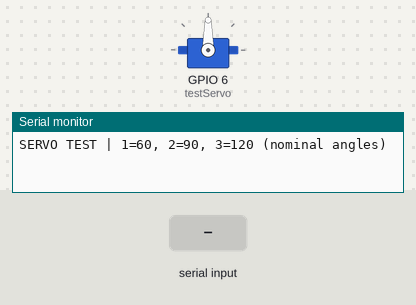
The sketch below on a simulated ESP32-S3. Parts: servo, the last lines printed to the serial monitor. Inputs (shaded band) come from the test bench.

Above: at 2.2 s.
2.3 s: "1" received over Serial
At 3.5 s:
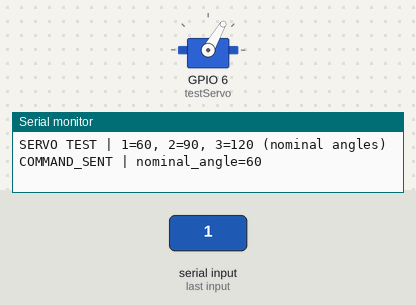
3.8 s: "3" received over Serial
At 4.9 s:
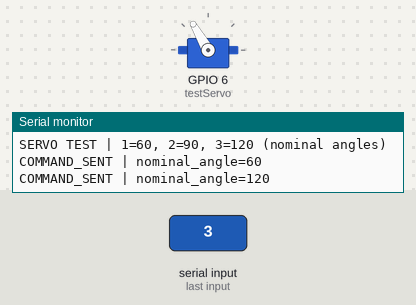
5.3 s: "2" received over Serial
At 6.0 s:
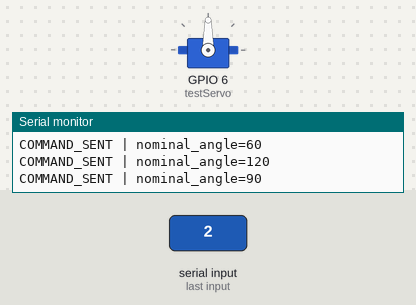
Timing chart, 0 to 8.3 s (numbered marks = the images above; inputs shaded):
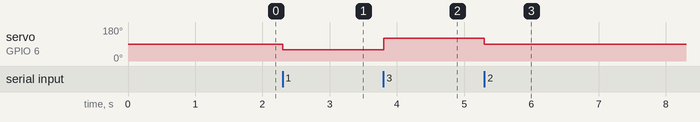

Measured:
- after the input at 2.3 s, servo on GPIO 6 (testServo): 90° → 60° at once
- after the input at 3.8 s, servo on GPIO 6 (testServo): 60° → 120° at once
- after the input at 5.3 s, servo on GPIO 6 (testServo): 120° → 90° at once

The sketch:

04_servo_manual.ino
```cpp
// Unloaded positional servo bench test, ESP32-S3 GPIO6.
// Servo power: separate regulated 5 V supply, common GND with ESP32.
// Install ESP32Servo. Commands: 1 / 2 / 3 select nominal 60 / 90 / 120.
#include <ESP32Servo.h>

Servo testServo;

void setup() {
  Serial.begin(115200);
  delay(1000);
  testServo.setPeriodHertz(50);
  testServo.attach(6, 1000, 2000);
  testServo.write(90);
  Serial.println("SERVO TEST | 1=60, 2=90, 3=120 (nominal angles)");
}

void loop() {
  if (!Serial.available()) return;
  const char command = Serial.read();
  int angle;
  if (command == '1') angle = 60;
  else if (command == '2') angle = 90;
  else if (command == '3') angle = 120;
  else return;

  testServo.write(angle);
  Serial.print("COMMAND_SENT | nominal_angle=");
  Serial.println(angle);
}
```
